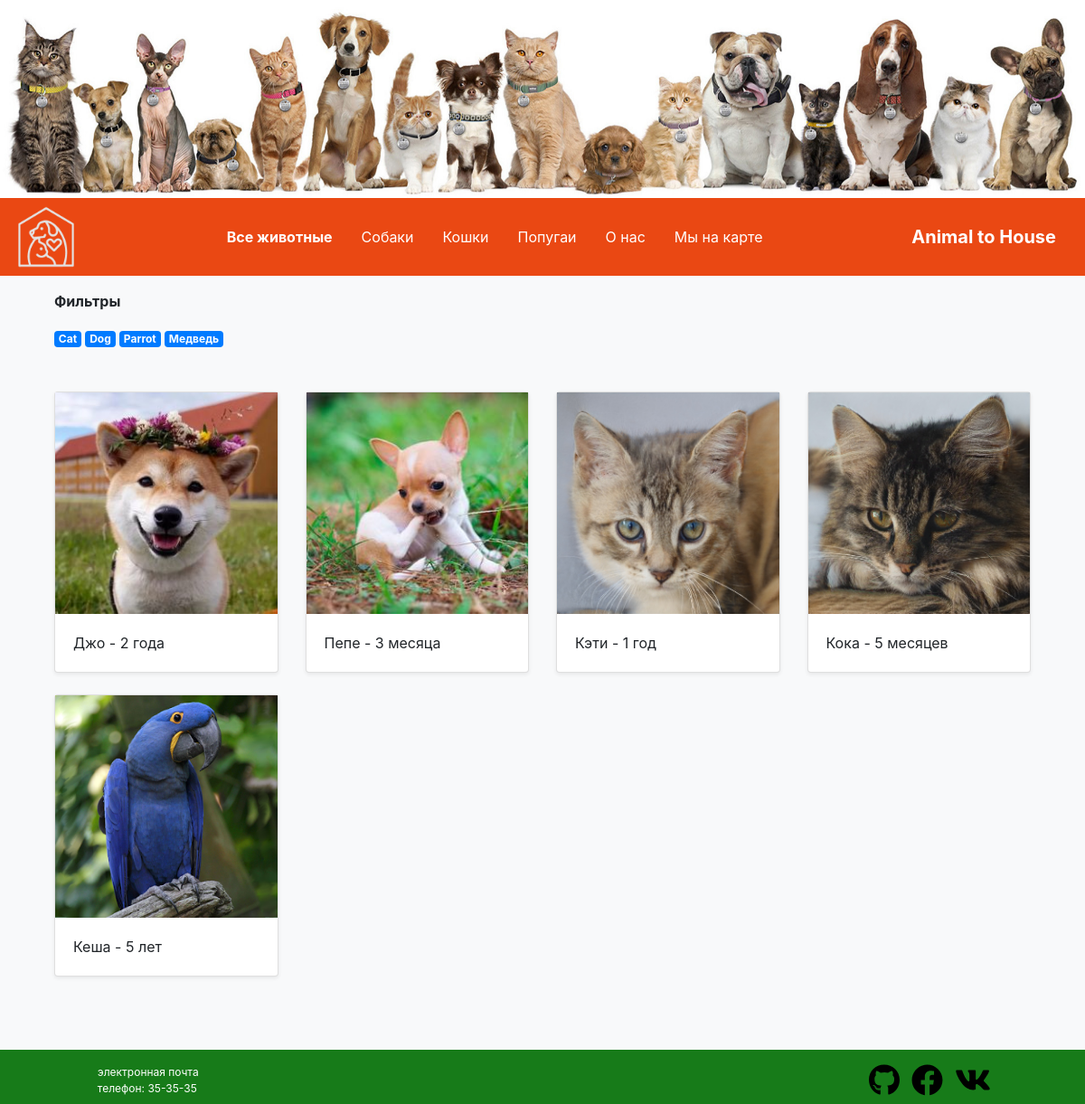
The page / on the database its author committed.
### animal_shelter/models.py (models this page shows, shortened)
class Kind(models.Model):
    name = models.CharField(max_length=50, verbose_name="Вид", null=True, blank=True)
    def __str__(self):
        return self.name

class Pet(models.Model):
    name = models.CharField(max_length=13, verbose_name='Кличка')
    description = models.TextField(verbose_name='О питомце')
    receipt_date = models.DateField(auto_now=True, verbose_name="Поступил")
    face = models.ImageField(upload_to='pets_foto', blank=True, verbose_name="Фотография")
    birth_data = models.DateField(blank=True, null=True, verbose_name='Дата рождения')
    MALE = 'Мальчик'
    FEMALE = 'Девочка'
    GENDER = [(MALE, "Мальчик"), (FEMALE, "Девочка"), ]
    gender = models.CharField(max_length=10, choices=GENDER, verbose_name='Пол', null=True)
    kind = models.ForeignKey(Kind, on_delete=models.CASCADE, null=True, blank=True, verbose_name="Вид")
    @property
    def age(self):
        age = int((datetime.now().date() - self.birth_data).days / 31)
        if age < 12:
            last_simbol = age % 10
            if last_simbol == 1:
                return f'{age} месяц'
            elif last_simbol in (2, 3, 4):
                return f'{age} месяца'
            elif age % 100 in range(5, 21):
                return f'{age} месяцев'
        if age > 12:
            age = int(age / 12)
            last_simbol = age % 10
            if last_simbol == 1:
                return f'{age} год'
            elif last_simbol in (2, 3, 4):
                return f'{age} года'
            elif age % 100 in range(5, 21):
                return f'{age} лет'

### animal_shelter/views.py (the view)
# urls.py: path('', PetsList.as_view()),
class PetsList(ListView):
    model = Pet
    template_name = 'base.html'
    context_object_name = 'Pets'
    def get_context_data(self, *, object_list=None, **kwargs):
        pets = super(PetsList, self).get_context_data(**kwargs)
        pets['kind'] = Kind.objects.all()
        return pets

### animal_shelter/templates/base.html (shortened to what this page needs)
{% extends 'for_base/top.html' %}
{% load static %}
{% block finder_by_kind %}
    <p><b>Фильтры</b></p>
    {% for k in kind %}
        <a href="{% url 'animal_shelter:finder_by_kind' k.name %}"><div class="badge badge-primary">{{ k }}</div></a>
    {% endfor %}
{% endblock %}
{% block contant %}
    <div class="album py-5">
        <div class="container">
            <div class="row">
                {% for pet in Pets %}
                <div class="col-md-3">
                        <div class="card mb-4 shadow-sm" >
                            <a href="{% url 'animal_shelter:pet-detail' pet.id %}">
                            <img src="{{ media }}{{ pet.face }}" alt="{{ pet.name }}" class="w-100">
                            </a>
                            <div class="card-body">
                                <p class="card-text">{{ pet.name }} - {{ pet.age }}</p>
                            </div>
                        </div>
                </div>
                {% endfor %}
            </div>
        </div>
    </div>
{% endblock %}

### rows shown on the page
Kind: name "Cat"
Kind: name "Dog"
Kind: name "Parrot"
Kind: name "Медведь"
Pet: face (picture), name "Джо", age "2 года"
Pet: face (picture), name "Пепе", age "3 месяца"
Pet: face (picture), name "Кэти", age "1 год"
Pet: face (picture), name "Кока", age "5 месяцев"
Pet: face (picture), name "Кеша", age "5 лет"
